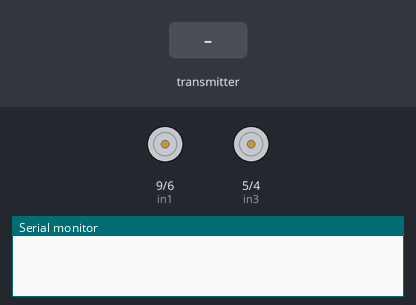
Recording of a sketch running on a simulated Arduino Uno, built with avr-gcc and run on an emulated ATmega328P. On the bench: motor-driver pin pairs drawn as motors (green arrow = first pin HIGH = forward, orange = second pin HIGH = backward, longer = more drive, scaled by the enable pin), the last lines printed to the serial monitor. The test bench sets the inputs (shaded band). No radio packets arrive unless stated.

Above: at 1.2 s.
1.3 s: the transmitter starts sending receivedDataX = 0
At 2.6 s:
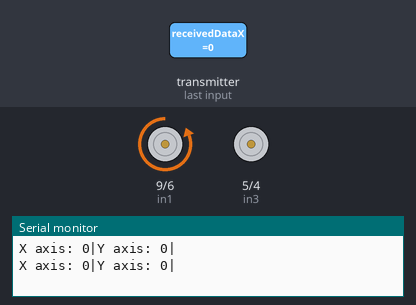
3.3 s: the transmitter starts sending receivedDataX = 512
At 4.2 s:
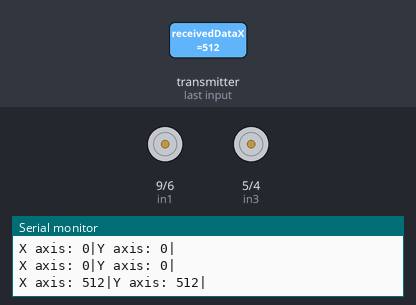
5.3 s: the transmitter starts sending receivedDataX = 1023
At 7.0 s:
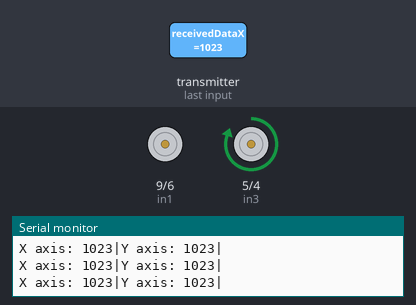
7.3 s: the transmitter starts sending receivedDataX = 512
At 8.7 s:
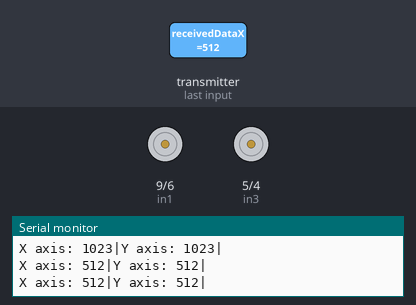
Timing chart, 0 to 10.3 s (numbered marks = the images above; inputs shaded):
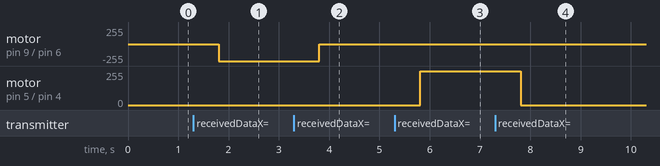

Measured:
- after the input at 1.3 s, motor on pin 9 (in1) / pin 6 (in2): stopped → backward 255/255 after 0.50 s
- after the input at 3.3 s, motor on pin 9 (in1) / pin 6 (in2): backward 255/255 → stopped after 0.50 s
- after the input at 5.3 s, motor on pin 5 (in3) / pin 4 (in4): stopped → forward 254/255 after 0.51 s
- after the input at 7.3 s, motor on pin 5 (in3) / pin 4 (in4): forward 254/255 → stopped after 0.51 s

The sketch:

Skates_Receivernew.ino
```cpp
#include<SPI.h>
#include<RF24.h>
#include<nRF24L01.h>
#define enA 10
#define in1 9
#define in2 6
#define in3 5
#define in4 4
#define enB 3
int motorSpeedA=0;
int motorSpeedB=0;


const byte address[6]="00001";
RF24 radio(7,8);

void setup()
{
  Serial.begin(9600);
  radio.begin();
  radio.openReadingPipe(0,address);
  radio.setPALevel(RF24_PA_MIN);
  radio.startListening();

  pinMode(enA,OUTPUT);
  pinMode(in1,OUTPUT);
  pinMode(in2,OUTPUT);
  pinMode(in3,OUTPUT);
  pinMode(in4,OUTPUT);
  pinMode(enB,OUTPUT);
}

void loop()
{
  if(radio.available())
  {
    int receivedDataX;
    radio.read(&receivedDataX, sizeof(receivedDataX));
    delay(250);
    int receivedDataY;
    radio.read(&receivedDataY,sizeof(receivedDataY));
    delay(250);


//    radio.read(&name,sizeof(name));
//    Serial.print(name);
    Serial.print("X axis: ");
    Serial.print(receivedDataX);
    Serial.print("|");

    Serial.print("Y axis: ");
    Serial.print(receivedDataY);
    Serial.println("|");

    if(receivedDataY>564)
    {
      motorSpeedA=map(receivedDataY,564,1023,0,255);
      motorSpeedB=map(receivedDataY,564,1023,0,255);

      digitalWrite(in1,HIGH);
      digitalWrite(in2,LOW);
      digitalWrite(in3,HIGH);
      digitalWrite(in4,LOW);
    }
     //Reverse Direction
    else if(receivedDataY<460)
    {
      receivedDataY=receivedDataY-460;
      receivedDataY=receivedDataY*-1;

      motorSpeedA=map(receivedDataY,0,460,0,255);
      motorSpeedB=map(receivedDataY,0,460,0,255);

      digitalWrite(in1,LOW);
      digitalWrite(in2,HIGH);
      digitalWrite(in3,LOW);
      digitalWrite(in4,HIGH);
    }
    else
    {
      motorSpeedA=0;
      motorSpeedB=0;
    }

      //Right Direction

    if(receivedDataX<460)
    {
      receivedDataX=receivedDataX-460;
      receivedDataX=receivedDataX *-1;

      receivedDataX=map(receivedDataX,0,460,0,255);

      //Left Motor(Motor A) faster than Right Motor(Motor B)
      motorSpeedA=motorSpeedA+receivedDataY;
      motorSpeedB=motorSpeedB-receivedDataX;

      if(motorSpeedA<0)
        motorSpeedA=0;
      if(motorSpeedB>255)
        motorSpeedB=255;
    }

      //Left Direction
    else if(receivedDataX>564)
    {
      receivedDataX=map(receivedDataX,564,1023,0,255);

      //Left Motor(Motor A) slower than Right Motor(Motor B)
      motorSpeedA=motorSpeedA-receivedDataX;
      motorSpeedB=motorSpeedB+receivedDataX;

      if(motorSpeedA>255)
        motorSpeedA=255;
      if(motorSpeedB<0)
        motorSpeedB=0;

    }
    //To remove buzzing sound of motors
    if(motorSpeedA<8)
      motorSpeedA=0;
    if(motorSpeedB<8)
      motorSpeedB=0;

   //Writing Speed to motors
    analogWrite(enA,motorSpeedA);
    analogWrite(enB,motorSpeedB);

  }
}
```
